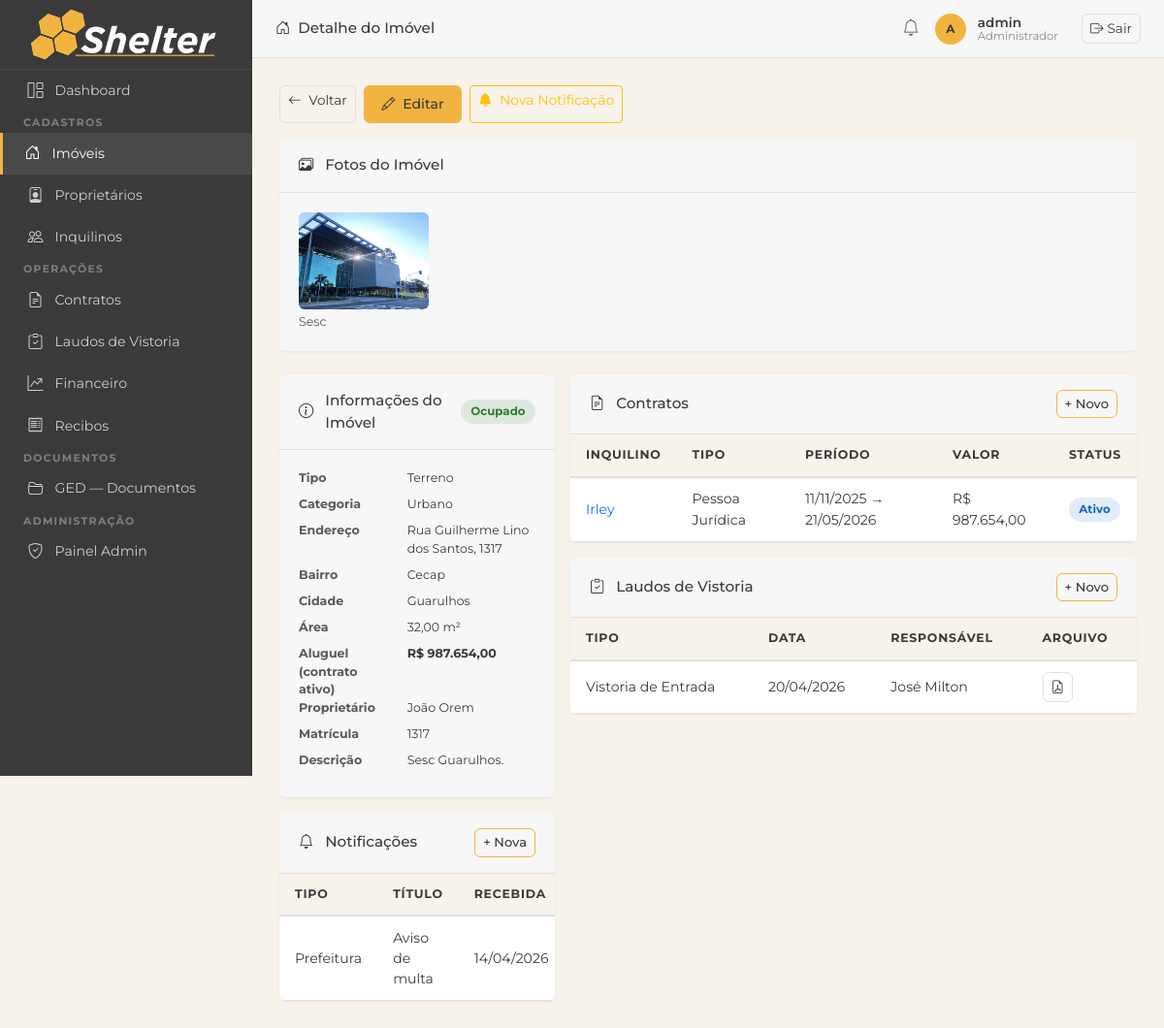
The page /imoveis/1/ (signed in) on the database as committed earlier.
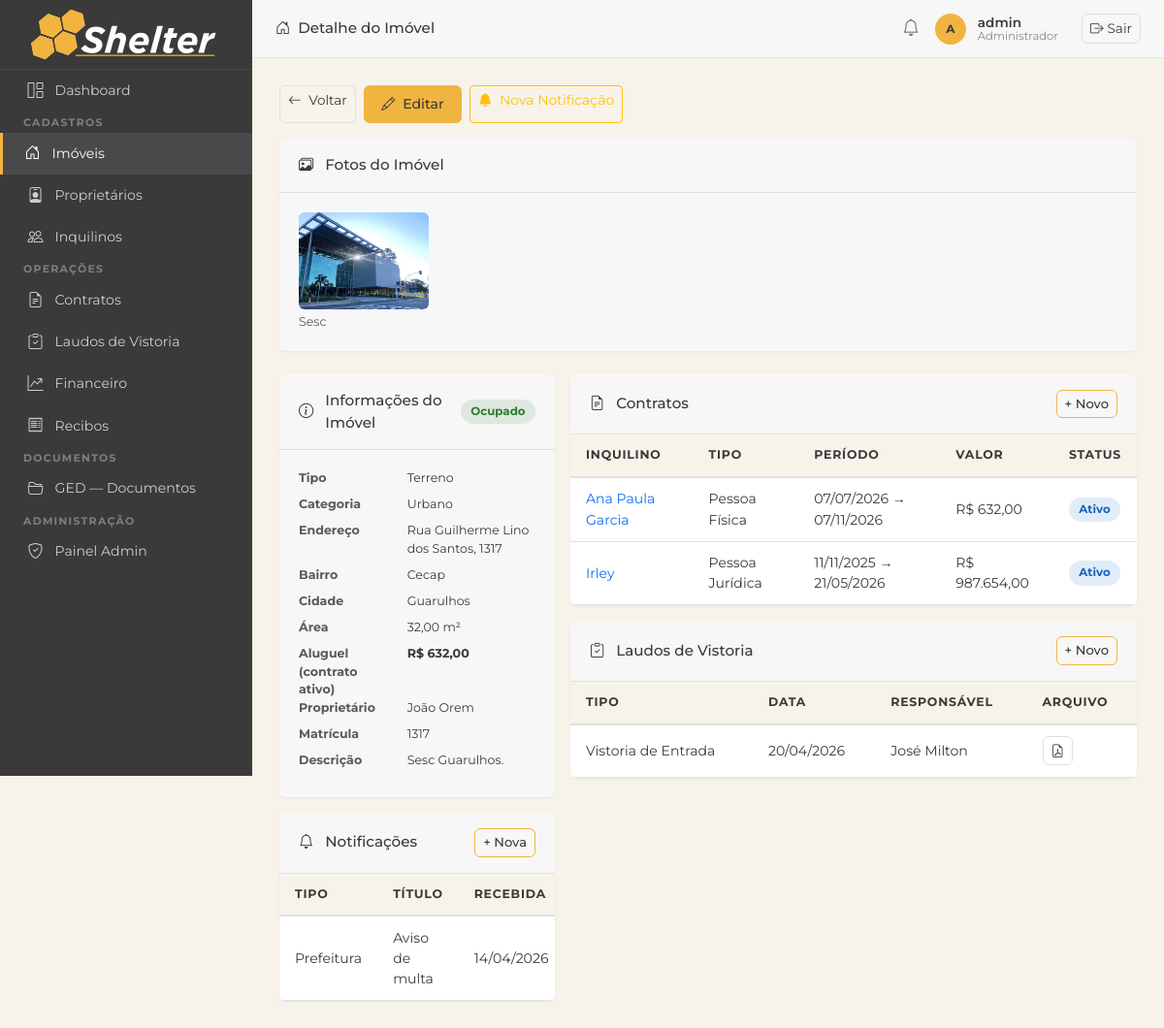
The same page on the database as committed later.
### imoveis/models.py (models this page shows, shortened)
class FotoImovel(models.Model):
    imovel = models.ForeignKey(Imovel, on_delete=models.CASCADE, related_name='fotos')
    imagem = models.ImageField(upload_to='fotos_imoveis/')
    legenda = models.CharField(max_length=200, blank=True)
    criado_em = models.DateTimeField(auto_now_add=True)
    class Meta:
        verbose_name = 'Foto do Imóvel'
        verbose_name_plural = 'Fotos do Imóvel'
        ordering = ['criado_em']

class Contrato(models.Model):
    STATUS_CHOICES = [
        ('ativo', 'Ativo'),
        ('encerrado', 'Encerrado'),
        ('rescindido', 'Rescindido'),
    ]
    TIPO_CONTRATO_CHOICES = [
        ('PF', 'Pessoa Física'),
        ('PJ', 'Pessoa Jurídica'),
    ]
    imovel = models.ForeignKey(Imovel, on_delete=models.PROTECT, related_name='contratos')
    inquilino = models.ForeignKey(Inquilino, on_delete=models.PROTECT, related_name='contratos')
    tipo_contrato = models.CharField(max_length=2, choices=TIPO_CONTRATO_CHOICES, default='PF',
                                     verbose_name='Tipo de Contrato')
    status = models.CharField(max_length=20, choices=STATUS_CHOICES, default='ativo')
    data_inicio = models.DateField(verbose_name='Data de Início')
    data_fim = models.DateField(verbose_name='Data de Término')
    valor_mensal = models.DecimalField(max_digits=10, decimal_places=2, verbose_name='Valor Mensal')
    dia_vencimento = models.PositiveSmallIntegerField(
        default=10, verbose_name='Dia de Vencimento',
        validators=[MinValueValidator(1), MaxValueValidator(31)])
    comprovante_renda = models.FileField(upload_to='comprovantes_renda/', blank=True, null=True,
                                         verbose_name='Comprovante de Renda (PF)')
    contrato_social = models.FileField(upload_to='contratos_sociais/', blank=True, null=True,
                                       verbose_name='Contrato Social (PJ)')
    recibo_chaves = models.FileField(upload_to='contratos/recibo_chaves/', blank=True, null=True,
                                     verbose_name='Recibo de Entrega de Chaves')
    comprovante_anual = models.FileField(upload_to='contratos/comprovante_anual/', blank=True, null=True,
                                         verbose_name='Comprovante Anual de Pagamento')
    documento_gerado = models.FileField(upload_to='contratos/gerados/', blank=True, null=True,
                                        verbose_name='Contrato gerado (PDF)')
    observacoes = models.TextField(blank=True, verbose_name='Observações')
    criado_em = models.DateTimeField(auto_now_add=True)
    class Meta:
        verbose_name = 'Contrato'
        verbose_name_plural = 'Contratos'
        ordering = ['-data_inicio']

class Notificacao(models.Model):
    TIPO_CHOICES = [
        ('prefeitura', 'Prefeitura'),
        ('receita_federal', 'Receita Federal'),
        ('bombeiros', 'Corpo de Bombeiros'),
        ('outro', 'Outro'),
    ]
    STATUS_CHOICES = [
        ('pendente', 'Pendente'),
        ('respondida', 'Respondida'),
        ('arquivada', 'Arquivada'),
    ]
    imovel = models.ForeignKey(Imovel, on_delete=models.CASCADE, related_name='notificacoes')
    tipo = models.CharField(max_length=20, choices=TIPO_CHOICES)
    titulo = models.CharField(max_length=200, verbose_name='Título')
    data_recebimento = models.DateField(verbose_name='Data de Recebimento')
    data_resposta = models.DateField(null=True, blank=True, verbose_name='Data de Resposta')
    arquivo = models.FileField(upload_to='notificacoes/', blank=True, null=True, verbose_name='Documento')
    observacoes = models.TextField(blank=True, verbose_name='Observações')
    status = models.CharField(max_length=20, choices=STATUS_CHOICES, default='pendente')
    criado_em = models.DateTimeField(auto_now_add=True)
    class Meta:
        verbose_name = 'Notificação'
        verbose_name_plural = 'Notificações'
        ordering = ['-data_recebimento']

class Inquilino(models.Model):
    FAIXA_RENDA_CHOICES = [
        ('ate_2k', '< R$ 2k'),
        ('2_4k', 'R$ 2k - R$ 3.9k'),
        ('4_7k', 'R$ 4k - R$ 6.9k'),
        ('7_10k', 'R$ 7k - R$ 9.9k'),
        ('10_16k', 'R$ 10k - R$ 15.9k'),
        ('acima_16k', 'R$ 16k +'),
    ]
    nome = models.CharField(max_length=200)
    cpf = models.CharField(max_length=14, unique=True, validators=[validate_cpf], verbose_name='CPF')
    cnpj = models.CharField(max_length=18, blank=True, validators=[validate_cnpj], verbose_name='CNPJ')
    email = models.EmailField(blank=True)
    telefone = models.CharField(max_length=20, blank=True, validators=[validate_telefone])
    rg = models.CharField(max_length=20, blank=True, validators=[validate_rg], verbose_name='RG')
    qualificacao = models.CharField(max_length=300, blank=True, verbose_name='Qualificação',
                                    help_text='Estado civil, profissão, nacionalidade')
    profissao = models.CharField(max_length=100, blank=True, verbose_name='Profissão')
    faixa_renda = models.CharField(max_length=20, choices=FAIXA_RENDA_CHOICES, blank=True,
                                   verbose_name='Faixa de Renda')
    observacoes = models.TextField(blank=True, verbose_name='Observações')
    criado_em = models.DateTimeField(auto_now_add=True)
    class Meta:
        verbose_name = 'Inquilino'
        verbose_name_plural = 'Inquilinos'
        ordering = ['nome']

class LaudoVistoria(models.Model):
    TIPO_CHOICES = [
        ('entrada', 'Vistoria de Entrada'),
        ('saida', 'Vistoria de Saída'),
    ]
    imovel = models.ForeignKey(Imovel, on_delete=models.CASCADE, related_name='laudos')
    contrato = models.ForeignKey(Contrato, on_delete=models.PROTECT, related_name='laudos')
    tipo = models.CharField(max_length=20, choices=TIPO_CHOICES)
    data = models.DateField()
    responsavel = models.CharField(max_length=200, verbose_name='Responsável pela Vistoria')
    observacoes = models.TextField(blank=True, verbose_name='Observações')
    local_assinatura = models.CharField(max_length=200, blank=True, verbose_name='Local da Assinatura')
    data_assinatura = models.DateField(null=True, blank=True, verbose_name='Data da Assinatura')
    arquivo = models.FileField(upload_to='laudos/', blank=True, null=True, verbose_name='Laudo em PDF')
    documento_gerado = models.FileField(upload_to='laudos/gerados/', blank=True, null=True,
                                        verbose_name='Laudo gerado (PDF)')
    criado_em = models.DateTimeField(auto_now_add=True)
    class Meta:
        verbose_name = 'Laudo de Vistoria'
        verbose_name_plural = 'Laudos de Vistoria'
        ordering = ['-data']

### imoveis/views.py (the view)
# urls.py: path('imoveis/<int:pk>/', views.imovel_detail, name='imovel_detail'),
@login_required
def imovel_detail(request, pk):
    imovel = get_object_or_404(Imovel, pk=pk)
    contratos = imovel.contratos.select_related('inquilino').order_by('-data_inicio')
    laudos = imovel.laudos.order_by('-data')
    fotos = imovel.fotos.all()
    notificacoes = imovel.notificacoes.order_by('-data_recebimento')
    contrato_ativo = imovel.contratos.filter(status='ativo').order_by('-data_inicio').first()
    planta_e_imagem = bool(
        imovel.planta_projeto
        and imovel.planta_projeto.name.lower().endswith(
            ('.png', '.jpg', '.jpeg', '.gif', '.webp', '.bmp'))
    )
    return render(request, 'imoveis/imovel_detail.html', {
        'imovel': imovel,
        'contratos': contratos,
        'laudos': laudos,
        'fotos': fotos,
        'notificacoes': notificacoes,
        'contrato_ativo': contrato_ativo,
        'planta_e_imagem': planta_e_imagem,
    })

### imoveis/models.py (called while the page is built)
    def __str__(self):
        return f'{self.get_tipo_display()} — {self.endereco}'

### imoveis/templatetags/imoveis_tags.py (called while the page is built)
@register.filter
def brl(value):
    try:
        value = float(value)
    except (TypeError, ValueError):
        return value
    formatted = f"{value:,.2f}"          # 1,500.00  (locale inglês)
    formatted = formatted.replace(",", "X").replace(".", ",").replace("X", ".")
    return formatted

### templates/imoveis/imovel_detail.html (shortened to what the changed rows need)
{% extends 'base.html' %}
{% load imoveis_tags %}
{% block content %}
{% if fotos %}
<div class="section-card mb-4">
  <div class="section-card-body">
    <div class="row g-2">
      {% for foto in fotos %}
      <div class="col-6 col-md-3 col-lg-2">
        <a href="{{ foto.imagem.url }}" target="_blank">
          <img src="{{ foto.imagem.url }}" class="img-fluid rounded" alt="{{ foto.legenda|default:'' }}"
               style="height:100px; width:100%; object-fit:cover;">
        </a>
        {% if foto.legenda %}<p class="text-muted small mt-1 mb-0">{{ foto.legenda }}</p>{% endif %}
      </div>
      {% endfor %}
    </div>
  </div>
</div>
{% endif %}
<div class="row g-3">
  <div class="col-lg-4">
    <div class="section-card mb-3">
      <div class="section-card-body">
        <dl class="row mb-0 small">
          {% if contrato_ativo %}
          <dt class="col-5 text-muted">Aluguel (contrato ativo)</dt>
          <dd class="col-7"><strong>R$ {{ contrato_ativo.valor_mensal|brl }}</strong></dd>
          {% endif %}
        </dl>
      </div>
    </div>
    <div class="section-card mb-3">
      <div class="table-responsive">
        <table class="table mb-0 small">
          <thead>
            <tr><th>Tipo</th><th>Título</th><th>Recebida</th><th>Status</th><th></th></tr>
          </thead>
          <tbody>
            {% for n in notificacoes %}
            <tr>
              <td>{{ n.get_tipo_display }}</td>
              <td>{{ n.titulo|truncatechars:25 }}</td>
              <td>{{ n.data_recebimento|date:"d/m/Y" }}</td>
            </tr>
            {% empty %}
            <tr><td colspan="5" class="text-center text-muted py-2">Nenhuma notificação.</td></tr>
            {% endfor %}
          </tbody>
        </table>
      </div>
    </div>
  </div>
  <div class="col-lg-8">
    <div class="section-card mb-3">
      <div class="table-responsive">
        <table class="table mb-0 small">
          <thead>
            <tr><th>Inquilino</th><th>Tipo</th><th>Período</th><th>Valor</th><th>Status</th></tr>
          </thead>
          <tbody>
            {% for c in contratos %}
            <tr>
              <td><a href="{% url 'contrato_detail' c.pk %}">{{ c.inquilino.nome }}</a></td>
              <td>{{ c.get_tipo_contrato_display }}</td>
              <td>{{ c.data_inicio|date:"d/m/Y" }} → {{ c.data_fim|date:"d/m/Y" }}</td>
              <td>R$ {{ c.valor_mensal|brl }}</td>
              <td><span class="status-badge badge-{{ c.status }}">{{ c.get_status_display }}</span></td>
            </tr>
            {% empty %}
            <tr><td colspan="5" class="text-center text-muted py-2">Nenhum contrato.</td></tr>
            {% endfor %}
          </tbody>
        </table>
      </div>
    </div>
    <div class="section-card mb-3">
      <div class="table-responsive">
        <table class="table mb-0 small">
          <thead>
            <tr><th>Tipo</th><th>Data</th><th>Responsável</th><th>Arquivo</th></tr>
          </thead>
          <tbody>
            {% for l in laudos %}
            <tr>
              <td>{{ l.get_tipo_display }}</td>
              <td>{{ l.data|date:"d/m/Y" }}</td>
              <td>{{ l.responsavel }}</td>
              <td>
                {% if l.arquivo %}
                <a href="{{ l.arquivo.url }}" target="_blank" class="btn btn-sm btn-outline-secondary">
                  <i class="bi bi-file-earmark-pdf"></i>
                </a>
                {% else %}—{% endif %}
              </td>
            </tr>
            {% empty %}
            <tr><td colspan="4" class="text-center text-muted py-2">Nenhum laudo.</td></tr>
            {% endfor %}
          </tbody>
        </table>
      </div>
    </div>
  </div>
</div>
{% endblock %}

Rows that differ between the two databases and show on the page:
added Contrato: valor_mensal|brl "632,00", inquilino.nome "Ana Paula Garcia", tipo_contrato "Pessoa Física", data_inicio "07/07/2026", data_fim "07/11/2026", status "Ativo"
Other text that changed with them:
{{ contrato_ativo.valor_mensal|brl }}: "987.654,00" → "632,00"
